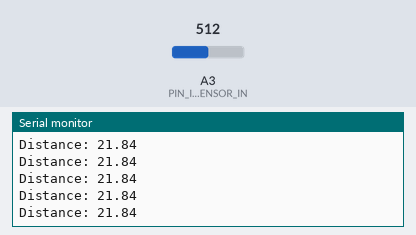
Recording of a sketch running on a simulated Arduino Uno, built with avr-gcc and run on an emulated ATmega328P. On the bench: the last lines printed to the serial monitor. Inputs (shaded band) come from the test bench; at power-on: A3 (PIN_IR_SENSOR_IN) = 512.

Above: at 1.2 s.
1.3 s: A3 (PIN_IR_SENSOR_IN) set to 141
At 2.0 s:
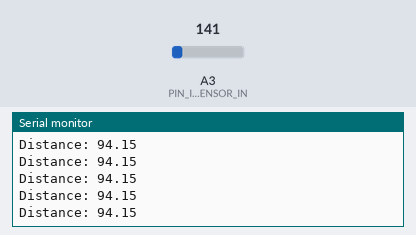
4.3 s: A3 (PIN_IR_SENSOR_IN) set to 125
At 4.8 s:
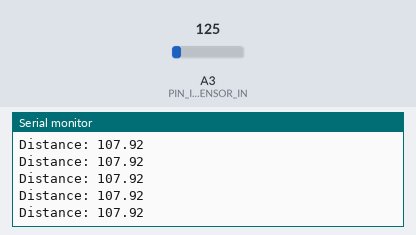
5.8 s: A3 (PIN_IR_SENSOR_IN) set to 4
At 6.7 s:
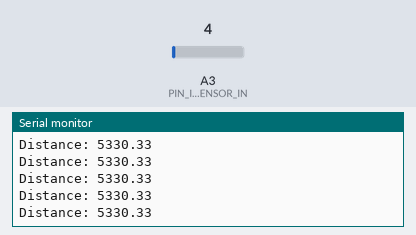
7.3 s: A3 (PIN_IR_SENSOR_IN) set to 1
At 8.2 s:
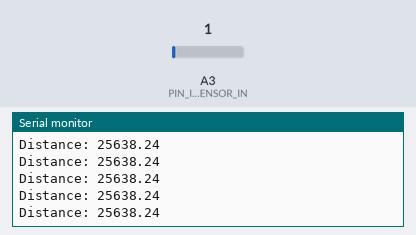
Timing chart, 0 to 10.3 s (numbered marks = the images above; inputs shaded):
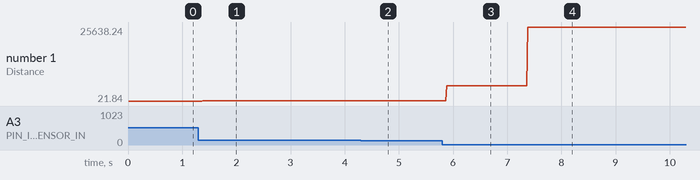

Measured:
- after the input at 1.3 s, the serial monitor: prints a new line after 0.08 s (image 1)
- after the input at 4.3 s, the serial monitor: prints a new line after 0.08 s (image 2)
- after the input at 5.8 s, the serial monitor: prints a new line after 0.08 s (image 3)
- after the input at 7.3 s, the serial monitor: prints a new line after 0.08 s (image 4)
- plotted number 1: 21.84 → 94.15 after the input at 1.3 s, 94.15 → 107.92 after the input at 4.3 s, 107.92 → 5330.33 after the input at 5.8 s, 5330.33 → 25638 after the input at 7.3 s

The sketch:

IR_Sensor_Test.ino
```cpp
/*
 * Sharp 2Y0A21 Test
 */

#define PIN_ENVELOPE_IN A1
#define PIN_IR_SENSOR_IN A3

void setup()
{
  Serial.begin(9600);
}

void loop()
{
   int raw = analogRead(PIN_IR_SENSOR_IN);
   Serial.print("Raw Value: ");
   Serial.println(raw);

   BarGraph();
}


void BarGraph()
{
  do
  {

   // Check the envelope input
   int value = analogRead(PIN_IR_SENSOR_IN);

   double x = value;
   double y = x * 5.0 / 1024.0;
   double distance = 61.681 * pow(y,-1.133);

   Serial.print("Distance: ");
   Serial.print(distance);
   Serial.println("");

   continue;

   int bar = distance;

   for (int i=0; i<bar; i++)
   {
      Serial.print("*");
   }

   Serial.println("");
  } while (true);
}
```
